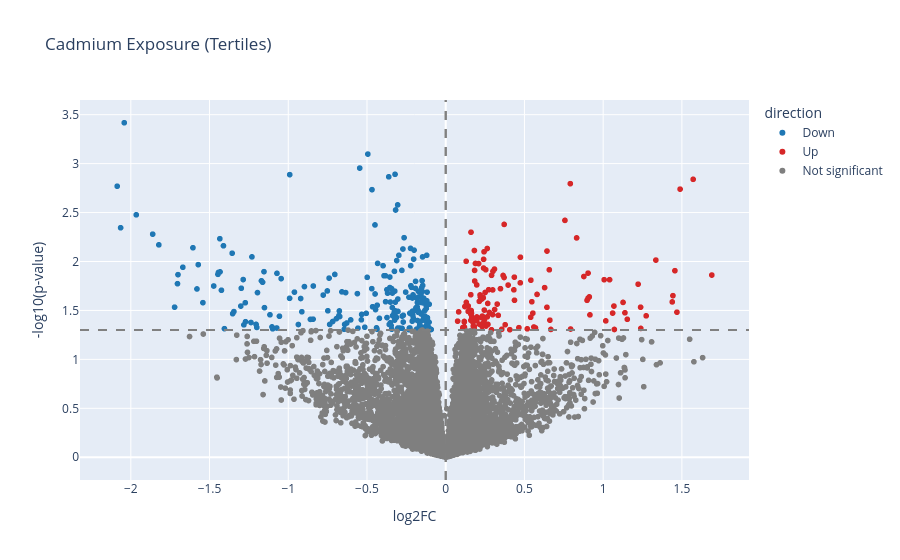

The cell this chart's notebook holds for it:
### Code cell
obj = DifferentialAbundance(data=cd_untargeted_t1,metadata=cd_t1)
welch_Cd = obj.fit(contrast=("Tertiles","high","low"),applylog=True,equal_var=False)
welch_Cd = DifferentialAbundance.volcano_plot(welch_Cd,fc_thresh=0,use_adjusted=False,backend='plotly',title='Cadmium Exposure (Tertiles)')
welch_Cd = welch_Cd[(welch_Cd['high_mean'] != 0) & (welch_Cd['low_mean'] != 0)]
welch_Cd = pd.merge(welch_Cd,annotations,right_index=True,left_index=True,how='outer')

### Figure 1 — Plotly figure (JSON) as saved in the notebook; plotly's stock layout.template omitted (floating-point values rounded to 4 significant figures; data arrays with more than 128 entries replaced by an {"elided": "..."} marker saying what was removed)
{"data": [{"customdata": {"elided": "209x1 str values"}, "hovertemplate": "direction=Down<br>log2FC=%{x}<br>-log10(p-value)=%{y}<br>feature=%{customdata[0]}<extra></extra>", "legendgroup": "Down", "marker": {"color": "#1f77b4", "symbol": "circle"}, "mode": "markers", "name": "Down", "showlegend": true, "type": "scattergl", "x": {"elided": "209 float values"}, "xaxis": "x", "y": {"elided": "209 float values"}, "yaxis": "y"}, {"customdata": {"elided": "130x1 str values"}, "hovertemplate": "direction=Up<br>log2FC=%{x}<br>-log10(p-value)=%{y}<br>feature=%{customdata[0]}<extra></extra>", "legendgroup": "Up", "marker": {"color": "#d62728", "symbol": "circle"}, "mode": "markers", "name": "Up", "showlegend": true, "type": "scattergl", "x": {"elided": "130 float values"}, "xaxis": "x", "y": {"elided": "130 float values"}, "yaxis": "y"}, {"customdata": {"elided": "8757x1 str values"}, "hovertemplate": "direction=Not significant<br>log2FC=%{x}<br>-log10(p-value)=%{y}<br>feature=%{customdata[0]}<extra></extra>", "legendgroup": "Not significant", "marker": {"color": "#7f7f7f", "symbol": "circle"}, "mode": "markers", "name": "Not significant", "showlegend": true, "type": "scattergl", "x": {"elided": "8757 float values"}, "xaxis": "x", "y": {"elided": "8757 float values"}, "yaxis": "y"}], "layout": {"legend": {"title": {"text": "direction"}, "tracegroupgap": 0}, "shapes": [{"line": {"color": "grey", "dash": "dash"}, "type": "line", "x0": 0, "x1": 0, "xref": "x", "y0": 0, "y1": 1, "yref": "y domain"}, {"line": {"color": "grey", "dash": "dash"}, "type": "line", "x0": 0, "x1": 0, "xref": "x", "y0": 0, "y1": 1, "yref": "y domain"}, {"line": {"color": "grey", "dash": "dash"}, "type": "line", "x0": 0, "x1": 1, "xref": "x domain", "y0": 1.301, "y1": 1.301, "yref": "y"}], "title": {"text": "Cadmium Exposure (Tertiles)"}, "xaxis": {"anchor": "y", "domain": [0, 1], "title": {"text": "log2FC"}}, "yaxis": {"anchor": "x", "domain": [0, 1], "title": {"text": "-log10(p-value)"}}}}
